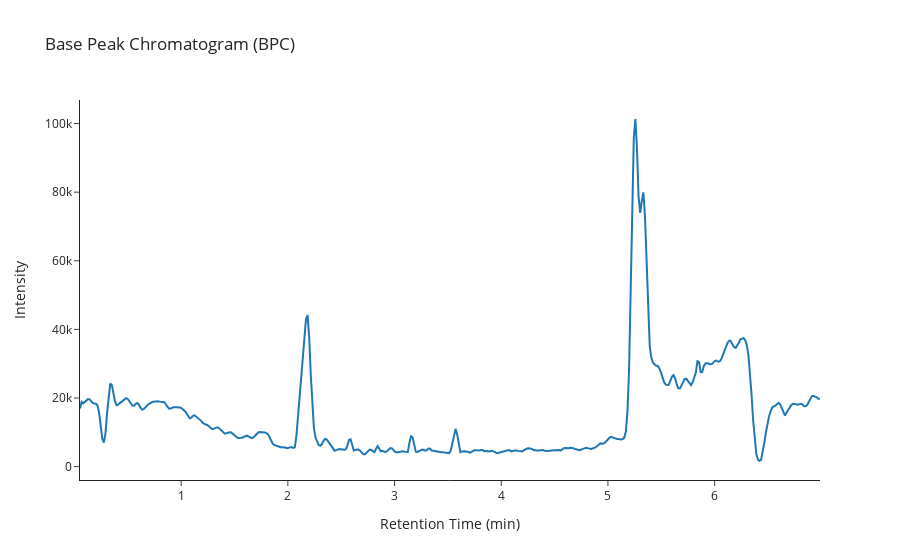

The code cell stored with this chart in its notebook:
### Code cell
# Base Peak Chromatogram (intensity/time)
analyses.plot_bpc(indices = 8)

### Figure 1 — Plotly figure (JSON) as saved in the notebook; plotly's stock layout.template omitted (floating-point values rounded to 4 significant figures; data arrays with more than 128 entries replaced by an {"elided": "..."} marker saying what was removed)
{"data": [{"hovertemplate": "<b>index</b>: 8<br><b>name</b>: 009-D2F-B1-Blank<br><b>path</b>: C:/Users/Sandeep/Desktop/Error-LC/Method-Data\\250613_Mix-1_10x10ng-mL 2025-06-13 14-40-12\\009-D2F-B1-Blank.D<br><b>batch</b>: 250613_Mix-1_10x10ng-mL 2025-06-13 14-40-12<br><b>batch_position</b>: 9<br><b>idle_time</b>: 45.0<br><b>sample</b>: Blank<br><b>method</b>: error_lc<br><b>timestamp</b>: 2025-06-13 15:50:50<br><b>unit</b>: None<br><b>instrument</b>: None<br><b>signal</b>: None<br><b>date</b>: 13 Jun 25   3:51 pm +0100<br><b>detector</b>: MS<br><b>pump</b>: G7167B<br><b>vial_position</b>: D2F-B1><br><b>start_time</b>: 2025-06-13 15:50:52<br><b>end_time</b>: 2025-06-13 15:58:37<br><b>runtime</b>: 416.11899999999997<br><b>Retention Time: %{x}<br><b>Base Peak Intensity: %{y}<extra></extra>", "mode": "lines", "name": "009-D2F-B1-Blank (Blank)", "text": "<b>index</b>: 8<br><b>name</b>: 009-D2F-B1-Blank<br><b>path</b>: C:/Users/Sandeep/Desktop/Error-LC/Method-Data\\250613_Mix-1_10x10ng-mL 2025-06-13 14-40-12\\009-D2F-B1-Blank.D<br><b>batch</b>: 250613_Mix-1_10x10ng-mL 2025-06-13 14-40-12<br><b>batch_position</b>: 9<br><b>idle_time</b>: 45.0<br><b>sample</b>: Blank<br><b>method</b>: error_lc<br><b>timestamp</b>: 2025-06-13 15:50:50<br><b>unit</b>: None<br><b>instrument</b>: None<br><b>signal</b>: None<br><b>date</b>: 13 Jun 25   3:51 pm +0100<br><b>detector</b>: MS<br><b>pump</b>: G7167B<br><b>vial_position</b>: D2F-B1><br><b>start_time</b>: 2025-06-13 15:50:52<br><b>end_time</b>: 2025-06-13 15:58:37<br><b>runtime</b>: 416.11899999999997", "type": "scatter", "x": {"elided": "466 float values"}, "y": {"elided": "466 int values"}}], "layout": {"title": {"text": "Base Peak Chromatogram (BPC)"}, "xaxis": {"title": {"text": "Retention Time (min)"}}, "yaxis": {"title": {"text": "Intensity"}}}}
